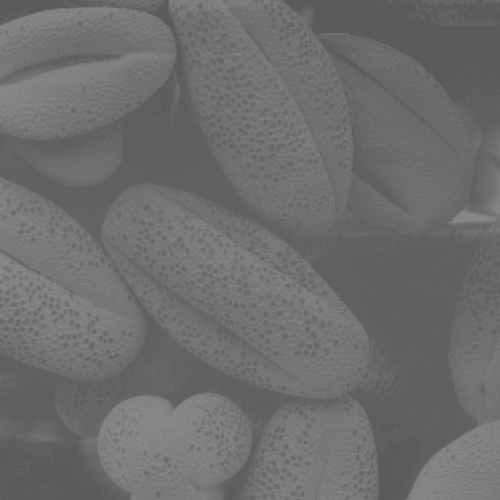
%> input picture CSE-3226 Digital Image Processing Lab/MatWork/Chapter 3 Lab Works/Contrast_Stretching.tif, 500 x 500 px
$ octave Contrast_Stretching.m   (GNU Octave 9; MATLAB toolbox functions it lacks are replaced by stand-ins)
%> lines starting %> are read from the running program, lines starting %| are printed output that depends on the picture
clc;

%Manual Way
f = imread('Contrast_Stretching.tif');
%> f is the input picture: size 500x500 uint8; min 91, max 138, mean 109.1
newMin = 0;
newMax = 255;
subplot(3,2,1);
imshow(f);title('Original Image');
subplot(3,2,2);
imhist(f);title('Original Image Histogram');
a = min(f(:));
%> a = 91
b = max(f(:));
%> b = 138
f(:,:)= (f(:,:)-a)*((newMax-newMin)/(b-a));
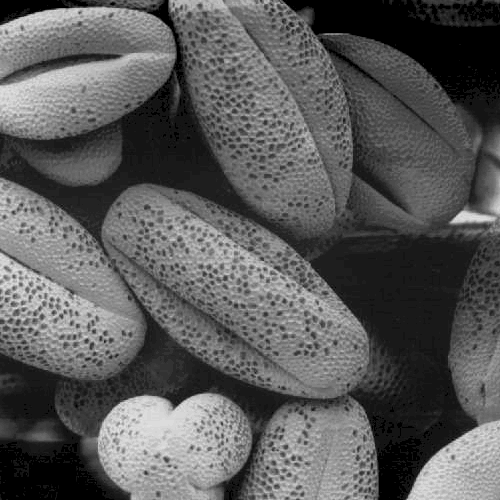
%> f: size 500x500 uint8; min 0, max 235, mean 90.4
subplot(3,2,3);
imshow(f);title('Streatched Image');
subplot(3,2,4);
imhist(f);title('Streatched Image Histogram');
imwrite(f,'Contrast Streched.jpg','jpg');

%Using function imadjust
g = imread('Contrast_Stretching.tif');
[r,c] = size(g);
%> r = 500; c = 500
g= mat2gray(g);
a=min(g(:));
%> a = 0
b=max(g(:));
%> b = 1
g = imadjust(g,[a;b],[0;1]);
subplot(3,2,5);
imshow(g);title('Streached Image using function');
subplot(3,2,6);
imhist(g);title('Streached Image Histogram');
%> after `title('Streached Image Histogram')`:
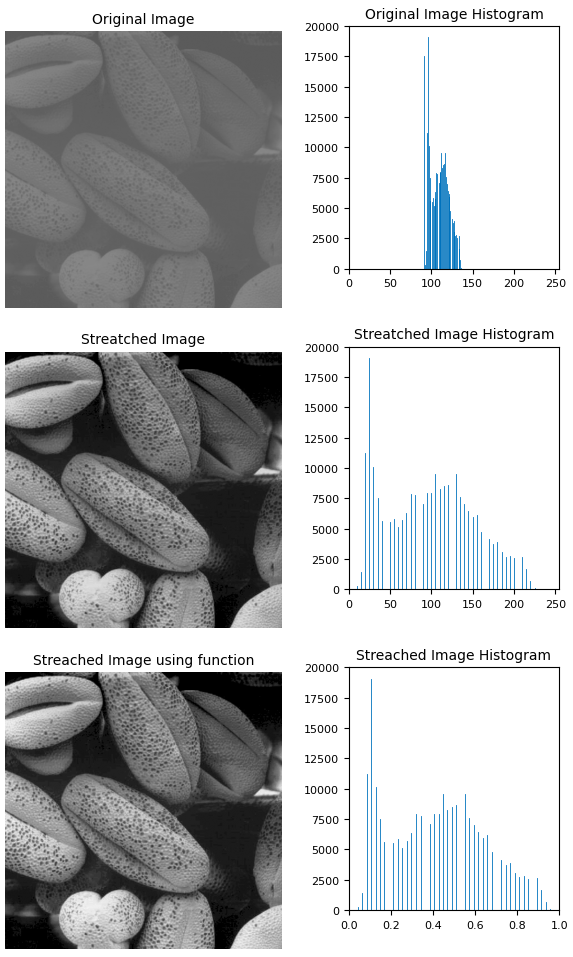
%> figure redrawn from the program's plot data, 6 panels
imwrite(g,'Contrast Streched imadjust.jpg','jpg');
